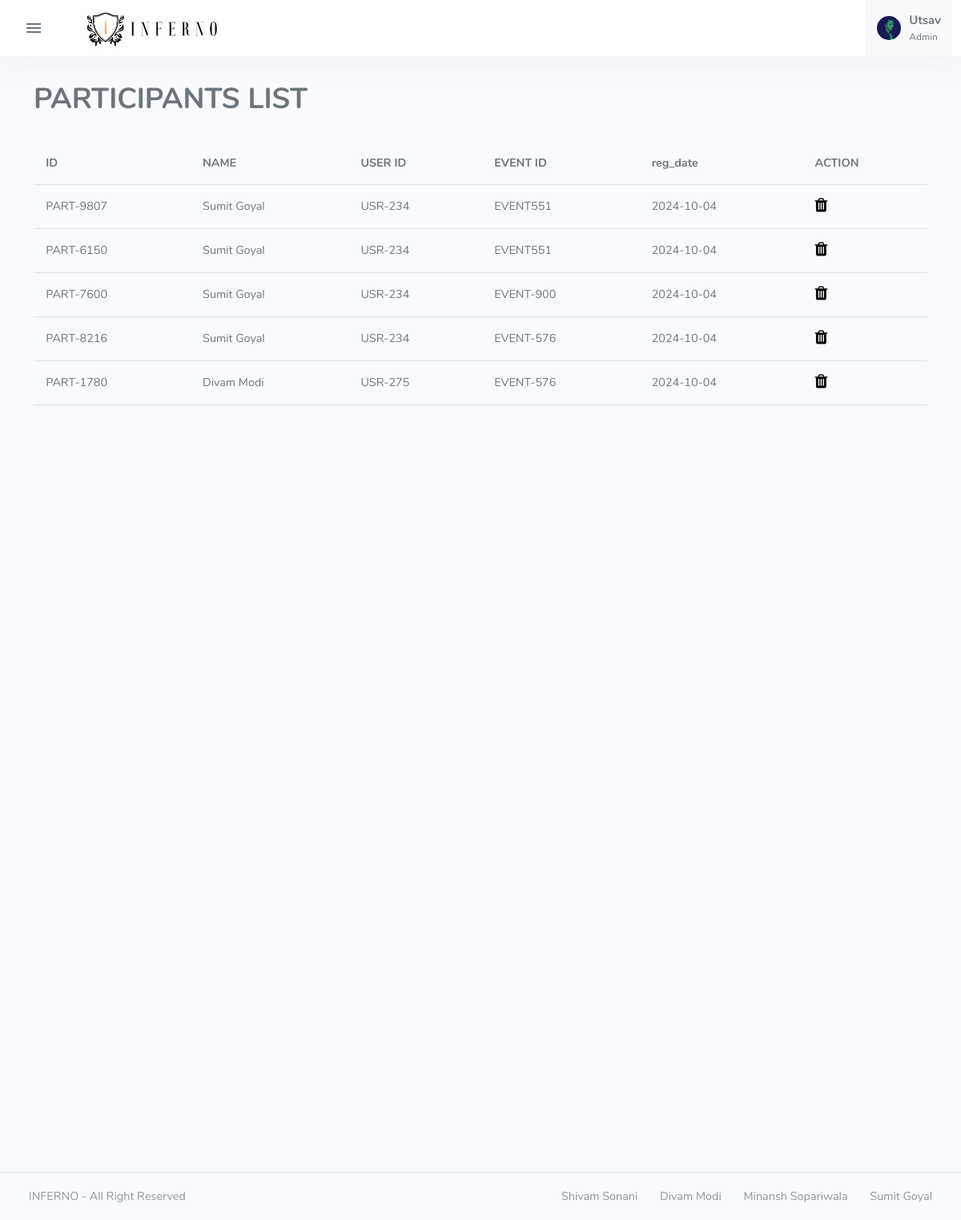
Screenshot of /CFMS/Admin/view_all_participants.php (signed in) with the database file from the repository.
### tables this page shows
CREATE TABLE `tbl_participants` (
  `id` int(50) NOT NULL,
  `participant_id` varchar(100) NOT NULL,
  `name` varchar(100) NOT NULL,
  `user_id` varchar(50) NOT NULL,
  `event_id` varchar(100) NOT NULL,
  `reg_date` date NOT NULL,
  `status` int(11) NOT NULL DEFAULT 1
);

### CFMS/Admin/view_all_participants.php (the view, shortened to what this page needs)
<?php
include("connection.php");
$select = "SELECT * from tbl_participants WHERE status=1 ";
$result = mysqli_query($conn, $select);
?>
<!DOCTYPE html>
<html lang="en" data-sidenav-size="fullscreen">
<head>
    <link rel="stylesheet" href="assets/vendor/daterangepicker/daterangepicker.css">
    <link rel="stylesheet" href="assets/vendor/admin-resources/jquery.vectormap/jquery-jvectormap-1.2.2.css">
    <link href="assets/css/app-creative.min.css" rel="stylesheet" type="text/css" id="app-style" />
    <link href="assets/css/icons.min.css" rel="stylesheet" type="text/css" />
    <link rel="stylesheet" href="https://cdnjs.cloudflare.com/ajax/libs/font-awesome/4.7.0/css/font-awesome.min.css">
</head>
<body>
    <div class="wrapper">
        <?php include "topbar.php"; ?>
        <div class="content-page">
            <div class="content">
                <div class="container mt-3">
                    <div class="row">
                        <div class="col-md-6 col-sm-6">
                            <h1> PARTICIPANTS LIST</h1>
                        </div>
                        <div class="container mt-3">
                            <div class="row">
                                <div class="col-md-12 col-sm-12 col-xs-12">
                                    <div class="table-responsive scrollbar">
                                        <table class="table table-hover table-centered">
                                            <thead>
                                                <tr>
                                                    <th>ID</th>
                                                    <th>NAME</th>
                                                    <th>USER ID</th>
                                                    <th>EVENT ID</th>
                                                    <th>reg_date</th>
                                                    <th>ACTION</th>
                                                </tr>
                                            </thead>
                                            <tbody>
                                                <?php
                                                while ($data = mysqli_fetch_assoc($result)) {
                                                ?>
                                                    <tr>
                                                        <td><?php echo $data['participant_id']; ?></td>
                                                        <td><?php echo $data['name']; ?></td>
                                                        <td><?php echo $data['user_id']; ?></td>
                                                        <td><?php echo $data['event_id']; ?></td>
                                                        <td><?php echo $data['reg_date']; ?></td>
                                                        <td>
                                                            <a href="delete_participants.php?id=<?php echo $data['participant_id']; ?>" style="text-decoration:none;"><i class="fa fa-trash" aria-hidden="true" style="font-size:20px;"></i></a>
                                                        </td>
                                                    </tr>
                                                <?php
                                                }
                                                ?>
                                            </tbody>
                                        </table>
                                    </div>
                                </div>
                            </div>
                        </div>
                    </div>
                </div>
                <?php include "footer.php"; ?>
            </div>
        </div>
</body>
</html>

### CFMS/Admin/view_all_participants.php (style rules this page uses)
a { color: black; }

### rows the page displays
tbl_participants: participant "PART-9807", name "Sumit Goyal", user "USR-234", event "EVENT551", reg_date "2024-10-04"
tbl_participants: participant "PART-6150", name "Sumit Goyal", user "USR-234", event "EVENT551", reg_date "2024-10-04"
tbl_participants: participant "PART-7600", name "Sumit Goyal", user "USR-234", event "EVENT-900", reg_date "2024-10-04"
tbl_participants: participant "PART-8216", name "Sumit Goyal", user "USR-234", event "EVENT-576", reg_date "2024-10-04"
tbl_participants: participant "PART-1780", name "Divam Modi", user "USR-275", event "EVENT-576", reg_date "2024-10-04"

### other values shown
$_SESSION['name'] "Utsav"
